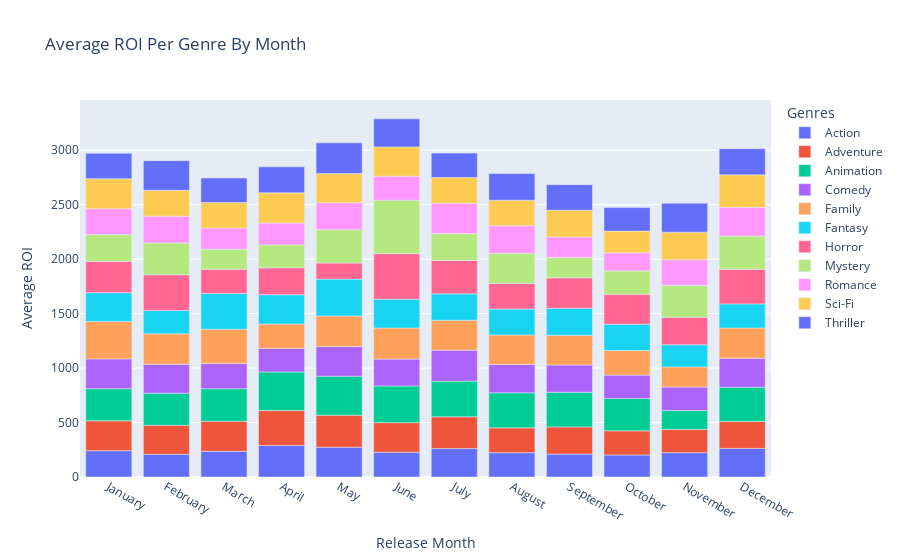

Source (notebook cell):
### Code cell
fig = px.bar(df_month_genres_roi, x="Month", y="Average ROI", color="Genres", 
             category_orders={'Month': ['January', 'February', 'March', 'April', 
                                        'May', 'June', 'July', 'August', 'September', 
                                        'October', 'November', 'December']},
             title="Average ROI Per Genre By Month", labels={'Month': 'Release Month'})
fig.show()

### Figure 1 — Plotly figure (JSON) as saved in the notebook; plotly's stock layout.template omitted (floating-point values rounded to 4 significant figures)
{"data": [{"alignmentgroup": "True", "hovertemplate": "Genres=Action<br>Release Month=%{x}<br>Average ROI=%{y}<extra></extra>", "legendgroup": "Action", "marker": {"color": "#636efa"}, "name": "Action", "offsetgroup": "Action", "orientation": "v", "showlegend": true, "textposition": "auto", "type": "bar", "x": ["April", "August", "December", "February", "January", "July", "June", "March", "May", "November", "October", "September"], "xaxis": "x", "y": [289.7, 223.1, 262.6, 208.2, 241.7, 261.0, 227.5, 236.0, 273.7, 223.7, 202.5, 210.2], "yaxis": "y"}, {"alignmentgroup": "True", "hovertemplate": "Genres=Adventure<br>Release Month=%{x}<br>Average ROI=%{y}<extra></extra>", "legendgroup": "Adventure", "marker": {"color": "#EF553B"}, "name": "Adventure", "offsetgroup": "Adventure", "orientation": "v", "showlegend": true, "textposition": "auto", "type": "bar", "x": ["April", "August", "December", "February", "January", "July", "June", "March", "May", "November", "October", "September"], "xaxis": "x", "y": [320.1, 228.3, 247.7, 266.6, 274.1, 291.3, 271.5, 275.6, 293.4, 212.9, 221.6, 249.6], "yaxis": "y"}, {"alignmentgroup": "True", "hovertemplate": "Genres=Animation<br>Release Month=%{x}<br>Average ROI=%{y}<extra></extra>", "legendgroup": "Animation", "marker": {"color": "#00cc96"}, "name": "Animation", "offsetgroup": "Animation", "orientation": "v", "showlegend": true, "textposition": "auto", "type": "bar", "x": ["April", "August", "December", "February", "January", "July", "June", "March", "May", "November", "October", "September"], "xaxis": "x", "y": [354.6, 321.9, 313.5, 294.8, 295.3, 327.9, 336.8, 299.3, 358.4, 174.3, 296.5, 318.4], "yaxis": "y"}, {"alignmentgroup": "True", "hovertemplate": "Genres=Comedy<br>Release Month=%{x}<br>Average ROI=%{y}<extra></extra>", "legendgroup": "Comedy", "marker": {"color": "#ab63fa"}, "name": "Comedy", "offsetgroup": "Comedy", "orientation": "v", "showlegend": true, "textposition": "auto", "type": "bar", "x": ["April", "August", "December", "February", "January", "July", "June", "March", "May", "November", "October", "September"], "xaxis": "x", "y": [215.7, 259.3, 265.8, 265.3, 273.3, 284.5, 246.7, 230.3, 271.5, 215.1, 214.9, 250.0], "yaxis": "y"}, {"alignmentgroup": "True", "hovertemplate": "Genres=Family<br>Release Month=%{x}<br>Average ROI=%{y}<extra></extra>", "legendgroup": "Family", "marker": {"color": "#FFA15A"}, "name": "Family", "offsetgroup": "Family", "orientation": "v", "showlegend": true, "textposition": "auto", "type": "bar", "x": ["April", "August", "December", "February", "January", "July", "June", "March", "May", "November", "October", "September"], "xaxis": "x", "y": [224.0, 271.4, 278.5, 280.2, 344.0, 273.9, 285.6, 315.5, 281.9, 185.0, 225.6, 272.5], "yaxis": "y"}, {"alignmentgroup": "True", "hovertemplate": "Genres=Fantasy<br>Release Month=%{x}<br>Average ROI=%{y}<extra></extra>", "legendgroup": "Fantasy", "marker": {"color": "#19d3f3"}, "name": "Fantasy", "offsetgroup": "Fantasy", "orientation": "v", "showlegend": true, "textposition": "auto", "type": "bar", "x": ["April", "August", "December", "February", "January", "July", "June", "March", "May", "November", "October", "September"], "xaxis": "x", "y": [270.1, 238.2, 221.3, 213.9, 264.0, 243.2, 264.1, 329.0, 338.2, 203.3, 241.8, 248.3], "yaxis": "y"}, {"alignmentgroup": "True", "hovertemplate": "Genres=Horror<br>Release Month=%{x}<br>Average ROI=%{y}<extra></extra>", "legendgroup": "Horror", "marker": {"color": "#FF6692"}, "name": "Horror", "offsetgroup": "Horror", "orientation": "v", "showlegend": true, "textposition": "auto", "type": "bar", "x": ["April", "August", "December", "February", "January", "July", "June", "March", "May", "November", "October", "September"], "xaxis": "x", "y": [246.6, 235.0, 317.4, 327.6, 287.5, 305.5, 418.6, 221.8, 147.8, 252.3, 274.9, 279.6], "yaxis": "y"}, {"alignmentgroup": "True", "hovertemplate": "Genres=Mystery<br>Release Month=%{x}<br>Average ROI=%{y}<extra></extra>", "legendgroup": "Mystery", "marker": {"color": "#B6E880"}, "name": "Mystery", "offsetgroup": "Mystery", "orientation": "v", "showlegend": true, "textposition": "auto", "type": "bar", "x": ["April", "August", "December", "February", "January", "July", "June", "March", "May", "November", "October", "September"], "xaxis": "x", "y": [210.1, 277.3, 305.5, 292.1, 246.1, 247.8, 490.7, 184.3, 306.2, 293.5, 214.8, 186.7], "yaxis": "y"}, {"alignmentgroup": "True", "hovertemplate": "Genres=Romance<br>Release Month=%{x}<br>Average ROI=%{y}<extra></extra>", "legendgroup": "Romance", "marker": {"color": "#FF97FF"}, "name": "Romance", "offsetgroup": "Romance", "orientation": "v", "showlegend": true, "textposition": "auto", "type": "bar", "x": ["April", "August", "December", "February", "January", "July", "June", "March", "May", "November", "October", "September"], "xaxis": "x", "y": [201.8, 252.5, 263.9, 245.9, 236.4, 278.9, 220.1, 193.5, 247.6, 233.8, 166.2, 188.4], "yaxis": "y"}, {"alignmentgroup": "True", "hovertemplate": "Genres=Sci-Fi<br>Release Month=%{x}<br>Average ROI=%{y}<extra></extra>", "legendgroup": "Sci-Fi", "marker": {"color": "#FECB52"}, "name": "Sci-Fi", "offsetgroup": "Sci-Fi", "orientation": "v", "showlegend": true, "textposition": "auto", "type": "bar", "x": ["April", "August", "December", "February", "January", "July", "June", "March", "May", "November", "October", "September"], "xaxis": "x", "y": [276.2, 234.4, 297.8, 237.6, 276.0, 236.1, 268.8, 234.3, 266.8, 254.0, 199.0, 245.7], "yaxis": "y"}, {"alignmentgroup": "True", "hovertemplate": "Genres=Thriller<br>Release Month=%{x}<br>Average ROI=%{y}<extra></extra>", "legendgroup": "Thriller", "marker": {"color": "#636efa"}, "name": "Thriller", "offsetgroup": "Thriller", "orientation": "v", "showlegend": true, "textposition": "auto", "type": "bar", "x": ["April", "August", "December", "February", "January", "July", "June", "March", "May", "November", "October", "September"], "xaxis": "x", "y": [238.5, 245.6, 239.5, 272.1, 232.9, 223.4, 257.7, 225.4, 282.4, 265.2, 215.6, 234.5], "yaxis": "y"}], "layout": {"barmode": "relative", "legend": {"title": {"text": "Genres"}, "tracegroupgap": 0}, "title": {"text": "Average ROI Per Genre By Month"}, "xaxis": {"anchor": "y", "categoryarray": ["January", "February", "March", "April", "May", "June", "July", "August", "September", "October", "November", "December"], "categoryorder": "array", "domain": [0, 1], "title": {"text": "Release Month"}}, "yaxis": {"anchor": "x", "domain": [0, 1], "title": {"text": "Average ROI"}}}}
